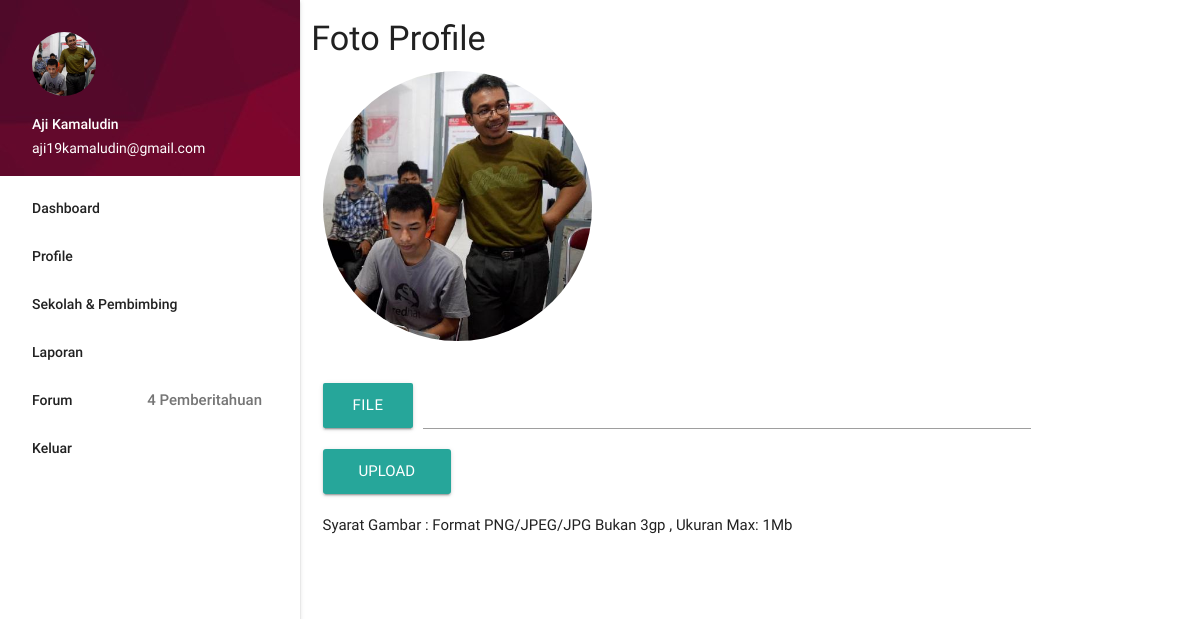
Screenshot of /foto_profile.php (signed in) with the database file from the repository.
### tables this page shows
CREATE TABLE `pengguna` (
  `id_pengguna` int(12) NOT NULL,
  `nama` varchar(100) NOT NULL,
  `email` varchar(150) NOT NULL,
  `password` varchar(150) NOT NULL,
  `id_sekolah` int(12) NOT NULL,
  `nisn` varchar(20) NOT NULL,
  `alamat` text NOT NULL,
  `kota_lahir` varchar(100) NOT NULL,
  `tgl_lahir` date NOT NULL,
  `masa_prakerin` varchar(2) NOT NULL,
  `tgl_masuk` date NOT NULL,
  `tgl_keluar` date NOT NULL,
  `jurusan` enum('TKJ','RPL','MM','ELEKTRO','MAHASISWA TI') NOT NULL,
  `url_blog` varchar(100) NOT NULL,
  `link_fb` varchar(300) NOT NULL,
  `no_hp` varchar(15) NOT NULL,
  `status` enum('aktiv','selesai','keluar') NOT NULL,
  `foto_profile` varchar(500) NOT NULL
);

### function/tampil_functions.php (called while the page is built, shortened)
<?php
function tampil_nama($email){
    $sql = " SELECT nama FROM pengguna WHERE email='$email' ";
    $result = result($sql);
    $result = mysqli_fetch_assoc($result);
    $result = $result['nama'];
    return $result;
}
function tampil_profile($email){
    $sql = " SELECT pengguna.id_pengguna,pengguna.nama,pengguna.email,pengguna.password,pengguna.id_sekolah,pengguna.nisn,pengguna.alamat,pengguna.kota_lahir,pengguna.tgl_lahir,pengguna.masa_prakerin,pengguna.tgl_masuk,pengguna.tgl_keluar,pengguna.jurusan,pengguna.url_blog,pengguna.link_fb,pengguna.no_hp,pengguna.status,pengguna.foto_profile,sekolah.nama_sekolah FROM pengguna JOIN sekolah ON pengguna.id_sekolah=sekolah.id_sekolah WHERE email='$email' ";
    $result = result($sql);
    $result = mysqli_fetch_assoc($result);
    return $result;
}
function tampil_foto(){
    $profiles = tampil_profile($_SESSION['user']);
    $foto = $profiles['foto_profile'];
    if ($foto == NULL) {
        return 'empty-profile.png';
    }else{
        return $foto;
    }
}
?>

### function/functions.php (called while the page is built, shortened)
<?php
function result($query){
    global $link;
    $result = mysqli_query($link,$query);
    return $result;
}
?>

### foto_profile.php (the view, shortened to what this page needs)
<?php
include 'view/header.php';
?>
    <div class="row">
<?php
include 'view/sidenav.php';
?>
      <div class="col s12 m8 l9">
        <div class="row ">
        <h4>Foto Profile</h4>
           <div class="col m4">
             <img src="<?= ACCESS_FROM ?>/asset/img/profile/<?= $foto ?>" alt="" class="circle responsive-img">
           </div>
        </div>
        <div class="row">
          <div class="col m10">
            <div class="row">
             <form method="post" enctype="multipart/form-data">
              <div class="file-field input-field">
                <div class="btn">
                  <span>File</span>
                </div>
                <div class="file-path-wrapper">
                  <input class="file-path validate" type="text">
                </div>
                  <input type="submit" name="submit" class="btn waves-effect waves-light"  value="Upload">
              </div>
            </form>
            </div>
          <div class="row" ><p>Syarat Gambar : Format PNG/JPEG/JPG Bukan 3gp , Ukuran Max: 1Mb</p></div>
        </div>
      </div>
        </div>
    </div>
<?php
include 'view/footer.php';
?>

### view/sidenav.php
<?php
$foto = tampil_foto();
?>
      <div class="col s12 m4 l3">
            <ul id="slide-out" class="side-nav fixed">
                <li><div class="userView">
                        <div class="background">
                        <img src="<?= ACCESS_FROM ?>/asset/img/background.jpg">
                    </div>
                    <a href="./foto_profile.php"><img class="circle" src="<?= ACCESS_FROM ?>/asset/img/profile/<?= $foto ?>"></a>
                    <a href="<?= ACCESS_FROM ?>/profile.php"><span class="white-text name"><?= tampil_nama($_SESSION['user']); ?> </span></a>
                    <a href="<?= ACCESS_FROM ?>/profile.php"><span class="white-text email"><?= $_SESSION['user'];?></span></a>
                    </div>
                </li>
            <li><a class="waves-effect" href="<?= ACCESS_FROM ?>/index.php">Dashboard</a></li>
            <li><a class="waves-effect" href="<?= ACCESS_FROM ?>/profile.php">Profile</a></li>
            <li><a class="waves-effect" href="<?= ACCESS_FROM ?>/sekolahku.php">Sekolah & Pembimbing</a></li>
            <li><a class="waves-effect" href="<?= ACCESS_FROM ?>/laporan.php">Laporan</a></li>
            <li><a class="waves-effect" href="<?= ACCESS_FROM ?>/forum.php">Forum<span class="badge">4 Pemberitahuan</span></a></li>
            <li><a class="waves-effect" href="<?= ACCESS_FROM ?>/logout.php">Keluar</a></li>
            </ul>
      </div>

### rows the page displays
pengguna: foto_profile (picture), nama "Aji Kamaludin"

### other values shown
$_SESSION['user'] "aji19kamaludin@gmail.com"
